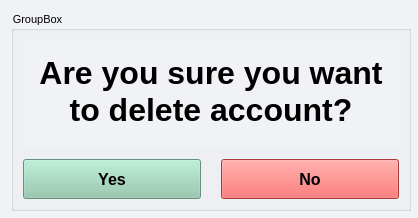
<?xml version="1.0" encoding="UTF-8"?>
<ui version="4.0">
 <class>widget_ad</class>
 <widget class="QWidget" name="widget_ad">
  <property name="geometry">
   <rect>
    <x>0</x>
    <y>0</y>
    <width>418</width>
    <height>218</height>
   </rect>
  </property>
  <property name="minimumSize">
   <size>
    <width>400</width>
    <height>200</height>
   </size>
  </property>
  <property name="maximumSize">
   <size>
    <width>418</width>
    <height>218</height>
   </size>
  </property>
  <property name="font">
   <font>
    <pointsize>9</pointsize>
    <weight>75</weight>
    <bold>true</bold>
   </font>
  </property>
  <property name="windowTitle">
   <string>Form</string>
  </property>
  <property name="styleSheet">
   <string notr="true">background-color:#F0F2F5;</string>
  </property>
  <layout class="QVBoxLayout" name="verticalLayout_2">
   <item>
    <widget class="QGroupBox" name="groupBox">
     <property name="sizePolicy">
      <sizepolicy hsizetype="Preferred" vsizetype="Fixed">
       <horstretch>30</horstretch>
       <verstretch>30</verstretch>
      </sizepolicy>
     </property>
     <property name="minimumSize">
      <size>
       <width>400</width>
       <height>200</height>
      </size>
     </property>
     <property name="maximumSize">
      <size>
       <width>400</width>
       <height>200</height>
      </size>
     </property>
     <property name="font">
      <font>
       <pointsize>8</pointsize>
      </font>
     </property>
     <property name="title">
      <string>GroupBox</string>
     </property>
     <layout class="QVBoxLayout" name="verticalLayout">
      <property name="spacing">
       <number>3</number>
      </property>
      <item>
       <widget class="QLabel" name="label">
        <property name="font">
         <font>
          <pointsize>24</pointsize>
          <weight>75</weight>
          <bold>true</bold>
         </font>
        </property>
        <property name="statusTip">
         <string/>
        </property>
        <property name="styleSheet">
         <string notr="true"/>
        </property>
        <property name="text">
         <string>&lt;html&gt;&lt;head/&gt;&lt;body&gt;&lt;p align=&quot;center&quot;&gt;Are you sure you want to delete account?&lt;/p&gt;&lt;/body&gt;&lt;/html&gt;</string>
        </property>
        <property name="wordWrap">
         <bool>true</bool>
        </property>
       </widget>
      </item>
      <item>
       <layout class="QHBoxLayout" name="horizontalLayout">
        <property name="spacing">
         <number>20</number>
        </property>
        <property name="topMargin">
         <number>10</number>
        </property>
        <item>
         <widget class="QPushButton" name="yes_button">
          <property name="minimumSize">
           <size>
            <width>0</width>
            <height>40</height>
           </size>
          </property>
          <property name="maximumSize">
           <size>
            <width>16777215</width>
            <height>40</height>
           </size>
          </property>
          <property name="font">
           <font>
            <pointsize>12</pointsize>
            <weight>75</weight>
            <bold>true</bold>
           </font>
          </property>
          <property name="styleSheet">
           <string notr="true">background-color:#90C8AC;</string>
          </property>
          <property name="text">
           <string>Yes</string>
          </property>
         </widget>
        </item>
        <item>
         <widget class="QPushButton" name="no_button">
          <property name="minimumSize">
           <size>
            <width>0</width>
            <height>40</height>
           </size>
          </property>
          <property name="maximumSize">
           <size>
            <width>16777215</width>
            <height>40</height>
           </size>
          </property>
          <property name="font">
           <font>
            <pointsize>12</pointsize>
            <weight>75</weight>
            <bold>true</bold>
           </font>
          </property>
          <property name="styleSheet">
           <string notr="true">background-color:#EF5350;</string>
          </property>
          <property name="text">
           <string>No</string>
          </property>
         </widget>
        </item>
       </layout>
      </item>
     </layout>
    </widget>
   </item>
  </layout>
 </widget>
 <resources/>
 <connections/>
</ui>
